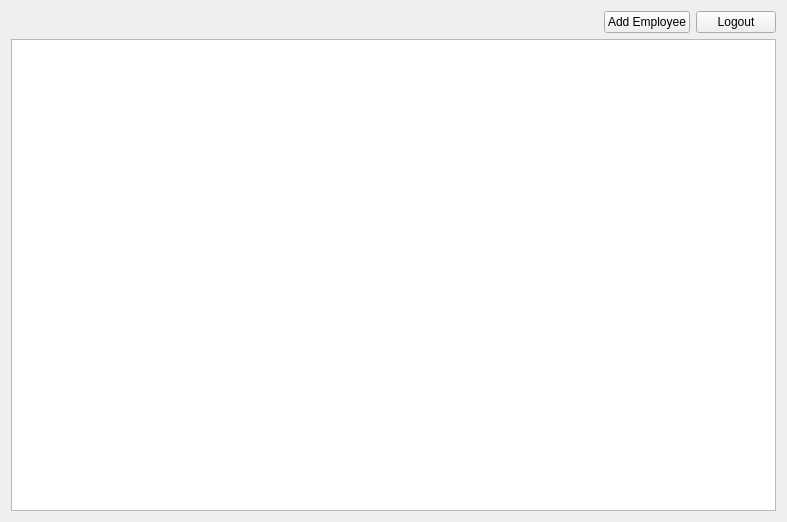
<?xml version="1.0" encoding="UTF-8"?>
<ui version="4.0">
 <class>DirectoryWidget</class>
 <widget class="QWidget" name="DirectoryWidget">
  <property name="geometry">
   <rect>
    <x>0</x>
    <y>0</y>
    <width>787</width>
    <height>522</height>
   </rect>
  </property>
  <property name="windowTitle">
   <string>Form</string>
  </property>
  <layout class="QVBoxLayout" name="verticalLayout">
   <item>
    <layout class="QHBoxLayout" name="horizontalLayout">
     <item>
      <spacer name="horizontalSpacer">
       <property name="orientation">
        <enum>Qt::Orientation::Horizontal</enum>
       </property>
       <property name="sizeHint" stdset="0">
        <size>
         <width>40</width>
         <height>20</height>
        </size>
       </property>
      </spacer>
     </item>
     <item>
      <widget class="QPushButton" name="btnAddEmployee">
       <property name="font">
        <font>
         <pointsize>9</pointsize>
        </font>
       </property>
       <property name="text">
        <string>Add Employee</string>
       </property>
      </widget>
     </item>
     <item>
      <widget class="QPushButton" name="btnLogout">
       <property name="font">
        <font>
         <pointsize>9</pointsize>
        </font>
       </property>
       <property name="text">
        <string>Logout</string>
       </property>
      </widget>
     </item>
    </layout>
   </item>
   <item>
    <widget class="QListView" name="employeeListView"/>
   </item>
  </layout>
 </widget>
 <resources/>
 <connections/>
</ui>
